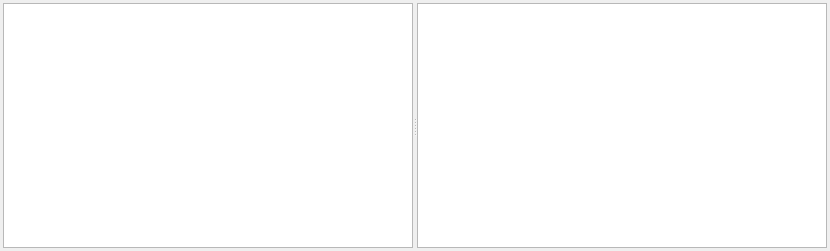
<?xml version="1.0" encoding="UTF-8"?>
<ui version="4.0">
 <class>DocumentPanel</class>
 <widget class="QDockWidget" name="DocumentPanel">
  <property name="geometry">
   <rect>
    <x>0</x>
    <y>0</y>
    <width>830</width>
    <height>251</height>
   </rect>
  </property>
  <property name="windowTitle">
   <string>Document</string>
  </property>
  <widget class="QWidget" name="dockWidgetContents">
   <layout class="QVBoxLayout" name="verticalLayout">
    <property name="spacing">
     <number>3</number>
    </property>
    <property name="leftMargin">
     <number>3</number>
    </property>
    <property name="topMargin">
     <number>3</number>
    </property>
    <property name="rightMargin">
     <number>3</number>
    </property>
    <property name="bottomMargin">
     <number>3</number>
    </property>
    <item>
     <widget class="QSplitter" name="m_splitter">
      <property name="lineWidth">
       <number>1</number>
      </property>
      <property name="orientation">
       <enum>Qt::Horizontal</enum>
      </property>
      <widget class="QTreeWidget" name="m_treeWidget">
       <property name="headerHidden">
        <bool>true</bool>
       </property>
       <column>
        <property name="text">
         <string notr="true">1</string>
        </property>
       </column>
      </widget>
      <widget class="QTextBrowser" name="m_textBrowser"/>
     </widget>
    </item>
   </layout>
  </widget>
 </widget>
 <resources/>
 <connections/>
</ui>
